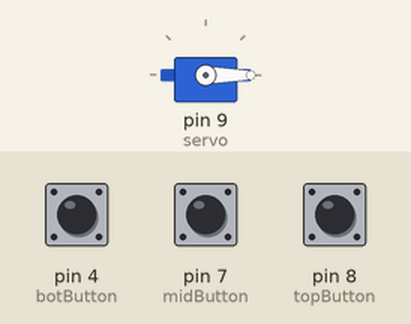
The sketch below on a simulated Arduino Uno, built with avr-gcc and run on an emulated ATmega328P. On the bench: servo. Inputs (shaded band) come from the test bench; at power-on: pin 4 (botButton) LOW, pin 7 (midButton) LOW, pin 8 (topButton) LOW.

Above: at 1.2 s.
1.3 s: pin 4 (botButton) pulled HIGH for 0.15 s
At 1.7 s:
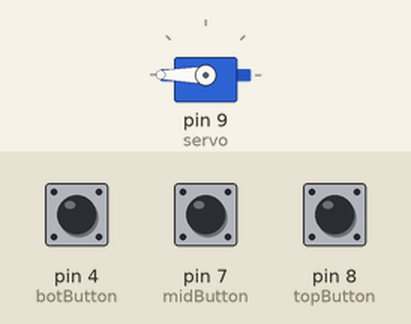
2.9 s: pin 7 (midButton) pulled HIGH for 0.15 s
At 4.1 s:
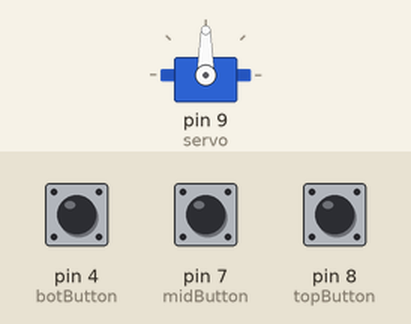
4.5 s: pin 4 (botButton) pulled HIGH for 1 s
At 5.4 s:
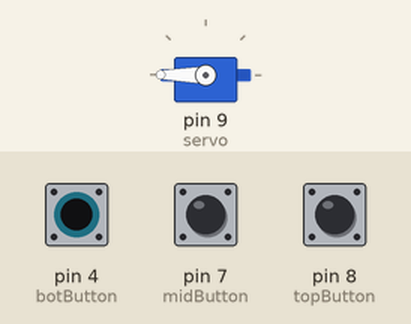
7.0 s: pin 7 (midButton) pulled HIGH for 1 s
At 7.3 s:
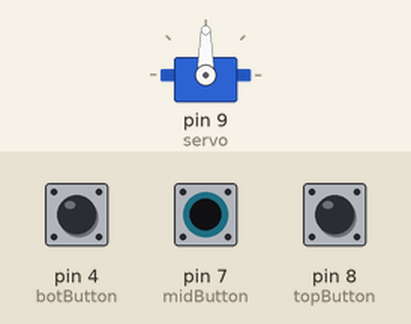
Timing chart, 0 to 10.0 s (numbered marks = the images above; inputs shaded):
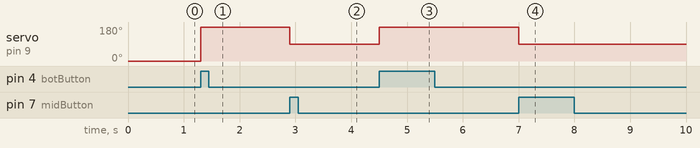

Measured:
- after the input at 1.3 s, servo on pin 9 (servo): 0° → 180° at once
- after the input at 2.9 s, servo on pin 9 (servo): 180° → 90° at once
- after the input at 4.5 s, servo on pin 9 (servo): 90° → 180° at once
- after the input at 7.0 s, servo on pin 9 (servo): 180° → 90° at once

The sketch:

ServoWithButtons.ino
```cpp
//Include Servo Library
#include <Servo.h>

//Create a Servo object
Servo servo;
//Variable to hold the servo'ss position
int servoPosition = 0;

//Assign buttons
int topButton = 8;
int midButton = 7;
int botButton = 4;

int topButtonValue;
int midButtonValue;
int botButtonValue;

void setup() {
  //Connect servo
  servo.attach(9);

  //Reset the servo position to 0
  servo.write(servoPosition);

  //Set pinMode of buttons
  pinMode(topButton, INPUT);
  pinMode(midButton, INPUT);
  pinMode(botButton, INPUT);
}

void loop() {
  topButtonValue = digitalRead(topButton);
  midButtonValue = digitalRead(midButton);
  botButtonValue = digitalRead(botButton);

  if (topButtonValue == HIGH) {
    servoPosition = 0;
  } else if (midButtonValue == HIGH) {
    servoPosition = 90;
  } else if (botButtonValue == HIGH) {
    servoPosition = 180;
  }

  servo.write(servoPosition);
}
```
